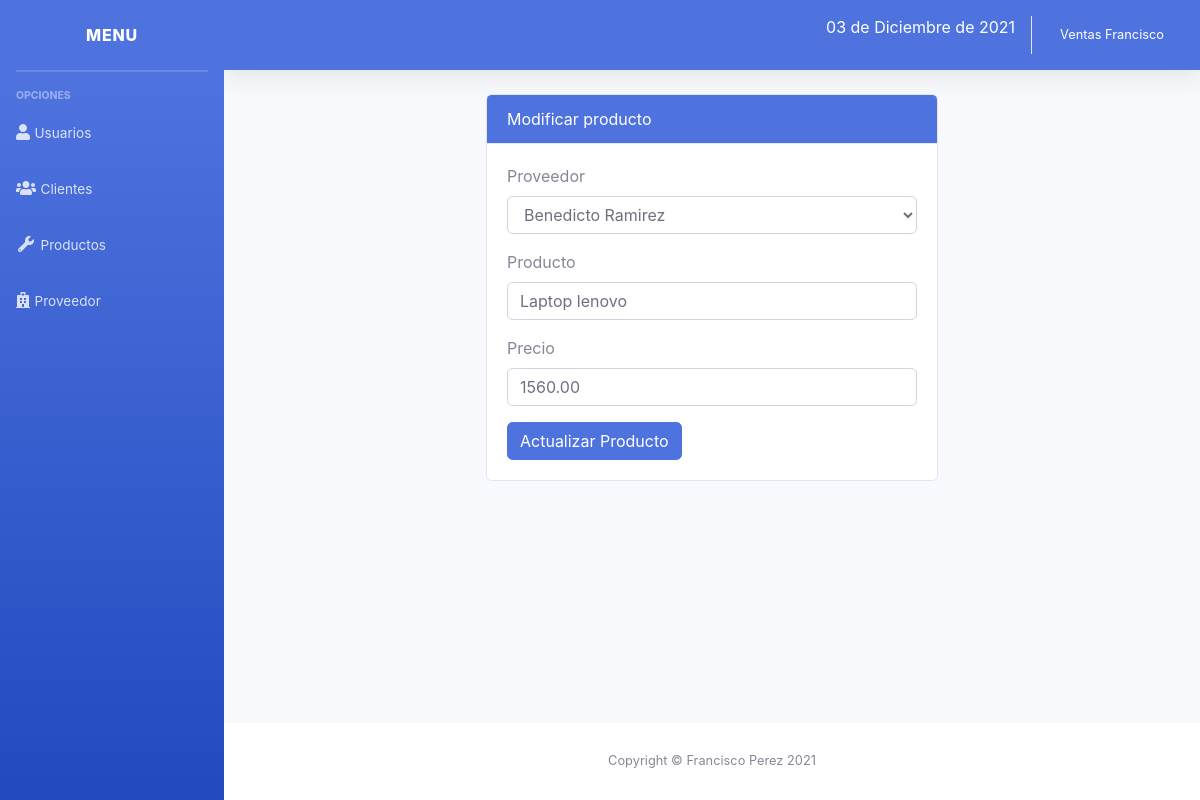
Page /sistema/editar_producto.php?id=1 (signed in) on the committed database.
### tables this page shows
CREATE TABLE `producto` (
  `codproducto` int(11) NOT NULL,
  `descripcion` varchar(200) NOT NULL,
  `proveedor` int(11) NOT NULL,
  `precio` decimal(10,2) NOT NULL,
  `existencia` int(11) NOT NULL,
  `usuario_id` int(11) NOT NULL
);

CREATE TABLE `proveedor` (
  `codproveedor` int(11) NOT NULL,
  `proveedor` varchar(100) NOT NULL,
  `contacto` varchar(100) NOT NULL,
  `telefono` int(11) NOT NULL,
  `direccion` varchar(100) NOT NULL,
  `usuario_id` int(11) NOT NULL
);

### sistema/editar_producto.php (the view, shortened to what this page needs)
<?php
include_once "includes/header.php";
include "../conexion.php";
if (empty($_REQUEST['id'])) {
  header("Location: lista_productos.php");
} else {
  $id_producto = $_REQUEST['id'];
  $query_producto = mysqli_query($conexion, "SELECT p.codproducto, p.descripcion, p.precio, pr.codproveedor, pr.proveedor FROM producto p INNER JOIN proveedor pr ON p.proveedor = pr.codproveedor WHERE p.codproducto = $id_producto");
  $result_producto = mysqli_num_rows($query_producto);
  if ($result_producto > 0) {
    $data_producto = mysqli_fetch_assoc($query_producto);
  } else {
    header("Location: lista_productos.php");
  }
}
?>
<div class="container-fluid">
  <div class="row">
    <div class="col-lg-6 m-auto">
      <div class="card">
        <div class="card-header bg-primary text-white">
          Modificar producto
        </div>
        <div class="card-body">
          <form action="" method="post">
            <div class="form-group">
              <label for="nombre">Proveedor</label>
              <select id="proveedor" name="proveedor" class="form-control">
                <option value="<?php echo $data_producto['codproveedor']; ?>" selected><?php echo $data_producto['proveedor']; ?></option>
              </select>
            </div>
            <div class="form-group">
              <label for="producto">Producto</label>
              <input type="text" class="form-control" placeholder="Ingrese nombre del producto" name="producto" id="producto" value="<?php echo $data_producto['descripcion']; ?>">
            </div>
            <div class="form-group">
              <label for="precio">Precio</label>
              <input type="text" placeholder="Ingrese precio" class="form-control" name="precio" id="precio" value="<?php echo $data_producto['precio']; ?>">
            </div>
            <input type="submit" value="Actualizar Producto" class="btn btn-primary">
          </form>
        </div>
      </div>
    </div>
  </div>
</div>
</div>
<?php include_once "includes/footer.php"; ?>

### rows in the picture
producto: proveedor "Benedicto Ramirez", producto "Laptop lenovo", precio "1560.00"

### other values in the picture
fecha() "03 de Diciembre de 2021"
$_SESSION['nombre'] "Ventas Francisco"
